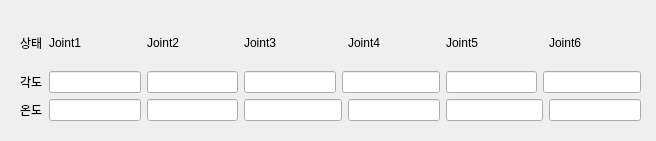
<?xml version="1.0" encoding="UTF-8"?>
<ui version="4.0">
 <class>Form</class>
 <widget class="QWidget" name="Form">
  <property name="geometry">
   <rect>
    <x>0</x>
    <y>0</y>
    <width>656</width>
    <height>141</height>
   </rect>
  </property>
  <property name="windowTitle">
   <string>Form</string>
  </property>
  <widget class="QWidget" name="layoutWidget">
   <property name="geometry">
    <rect>
     <x>20</x>
     <y>20</y>
     <width>621</width>
     <height>101</height>
    </rect>
   </property>
   <layout class="QGridLayout" name="gridLayout">
    <item row="0" column="0">
     <widget class="QLabel" name="statusLabel">
      <property name="text">
       <string>상태</string>
      </property>
     </widget>
    </item>
    <item row="0" column="1">
     <widget class="QLabel" name="joint1Label">
      <property name="text">
       <string>Joint1</string>
      </property>
     </widget>
    </item>
    <item row="0" column="2">
     <widget class="QLabel" name="joint2Label">
      <property name="text">
       <string>Joint2</string>
      </property>
     </widget>
    </item>
    <item row="0" column="3">
     <widget class="QLabel" name="joint4Label">
      <property name="text">
       <string>Joint3</string>
      </property>
     </widget>
    </item>
    <item row="0" column="5">
     <widget class="QLabel" name="joint3Label">
      <property name="text">
       <string>Joint4</string>
      </property>
     </widget>
    </item>
    <item row="0" column="6">
     <widget class="QLabel" name="joint5Label">
      <property name="text">
       <string>Joint5</string>
      </property>
     </widget>
    </item>
    <item row="0" column="8">
     <widget class="QLabel" name="joint6Label">
      <property name="text">
       <string>Joint6</string>
      </property>
     </widget>
    </item>
    <item row="1" column="0">
     <widget class="QLabel" name="jointLabel">
      <property name="text">
       <string>각도</string>
      </property>
     </widget>
    </item>
    <item row="1" column="1">
     <widget class="QLineEdit" name="joint1Line"/>
    </item>
    <item row="1" column="2">
     <widget class="QLineEdit" name="joint2Line"/>
    </item>
    <item row="1" column="3">
     <widget class="QLineEdit" name="joint3Line"/>
    </item>
    <item row="1" column="4" colspan="2">
     <widget class="QLineEdit" name="joint4Line"/>
    </item>
    <item row="1" column="6">
     <widget class="QLineEdit" name="joint5Line"/>
    </item>
    <item row="1" column="7" colspan="2">
     <widget class="QLineEdit" name="joint6Line"/>
    </item>
    <item row="2" column="0">
     <widget class="QLabel" name="tempsLabel">
      <property name="text">
       <string>온도</string>
      </property>
     </widget>
    </item>
    <item row="2" column="1">
     <widget class="QLineEdit" name="temp1Line"/>
    </item>
    <item row="2" column="2">
     <widget class="QLineEdit" name="temp2Line"/>
    </item>
    <item row="2" column="3" colspan="2">
     <widget class="QLineEdit" name="temp3Line"/>
    </item>
    <item row="2" column="5">
     <widget class="QLineEdit" name="temp4Line"/>
    </item>
    <item row="2" column="6" colspan="2">
     <widget class="QLineEdit" name="temp5Line"/>
    </item>
    <item row="2" column="8">
     <widget class="QLineEdit" name="temp6Line"/>
    </item>
   </layout>
  </widget>
 </widget>
 <resources/>
 <connections/>
</ui>
